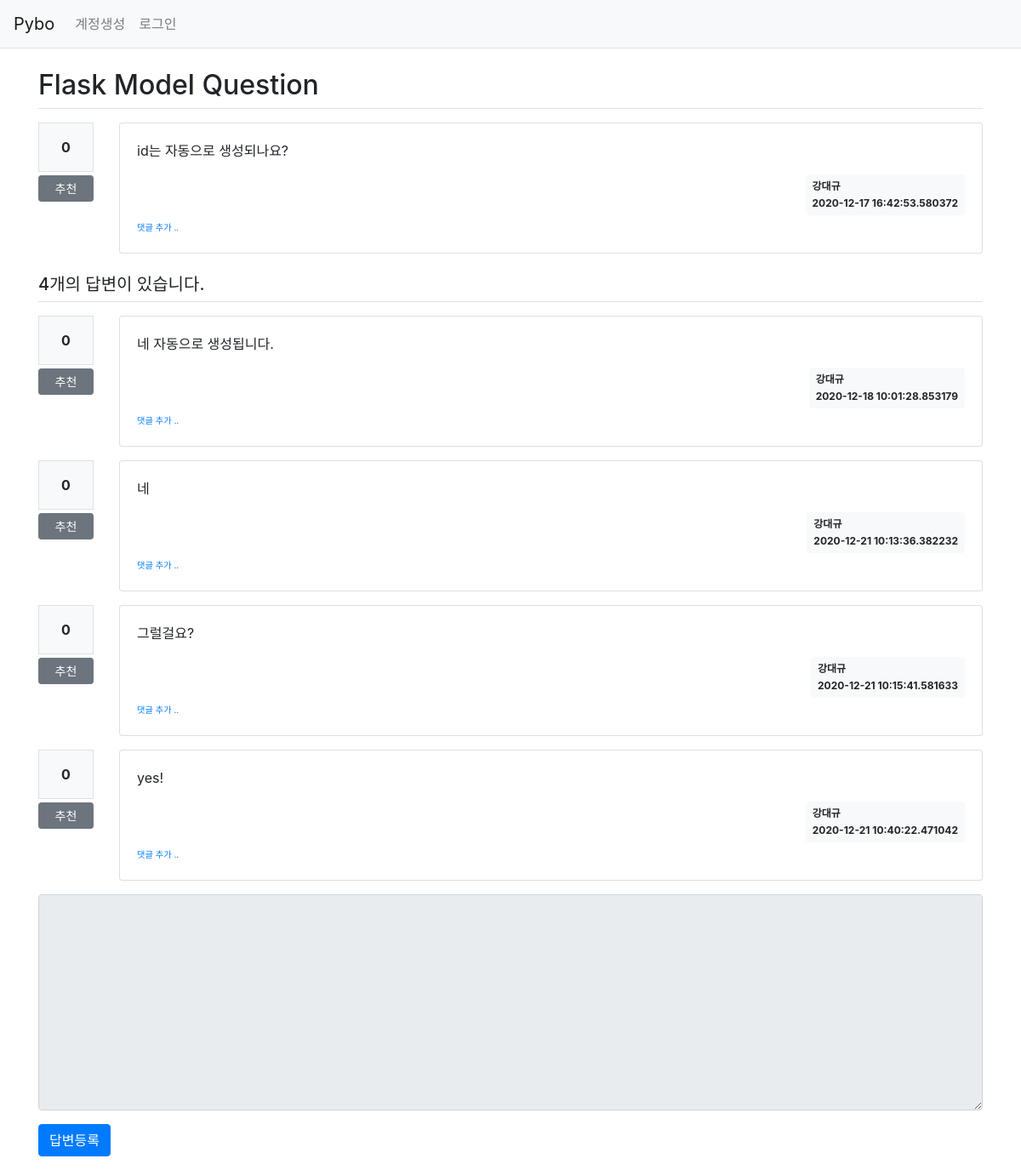
Screenshot of /question/detail/2/ with the database file from the repository.
### pybo/models.py (models this page shows)
class Question(db.Model):
    id = db.Column(db.Integer, primary_key=True)
    subject = db.Column(db.String(200), nullable=False)
    content = db.Column(db.Text(), nullable=False)
    create_date = db.Column(db.DateTime(), nullable=False)
    user_id = db.Column(db.Integer, db.ForeignKey('user.id', ondelete='CASCADE'), nullable=False)
    user = db.relationship('User', backref=db.backref('question_set'))
    modify_date = db.Column(db.DateTime(), nullable=True)
    voter = db.relationship('User', secondary=question_voter, backref=db.backref('question_voter_set'))

class User(db.Model):
    id = db.Column(db.Integer, primary_key=True)
    username = db.Column(db.String(150), unique=True, nullable=False)
    password = db.Column(db.String(200), nullable=False)
    email = db.Column(db.String(120), unique=True, nullable=False)

class Answer(db.Model):
    id = db.Column(db.Integer, primary_key=True)
    question_id = db.Column(db.Integer, db.ForeignKey('question.id', ondelete='CASCADE'))
    question = db.relationship('Question', backref=db.backref('answer_set'))
    content = db.Column(db.Text(), nullable=False)
    create_date = db.Column(db.DateTime(), nullable=False)
    user_id = db.Column(db.Integer, db.ForeignKey('user.id', ondelete='CASCADE'), nullable=False)
    user = db.relationship('User', backref=db.backref('answer_set'))
    modify_date = db.Column(db.DateTime(), nullable=True)
    voter = db.relationship('User', secondary=answer_voter, backref=db.backref('answer_voter_set'))

### pybo/views/question_views.py (the view)
@bp.route('/detail/<int:question_id>/')
def detail(question_id):
    form = AnswerForm()
    question = Question.query.get_or_404(question_id)
    return render_template('question/question_detail.html', question=question, form=form)

### pybo/forms.py
class AnswerForm(FlaskForm):
    content = TextAreaField('내용', validators=[DataRequired('내용은 필수입력 항목입니다.')])

### pybo/views/auth_views.py (called while the page is built)
@bp.before_app_request
def load_logged_in_user():
    user_id = session.get('user_id')
    if user_id is None:
        g.user = None
    else:
        g.user = User.query.get(user_id)

### pybo/templates/question/question_detail.html (shortened to what this page needs)
{% extends 'base.html' %}
{% block content %}
<div class="container my-3">
    <h2 class="border-bottom py-2">{{ question.subject }}</h2>
    <div class="row my-3">
        <div class="col-1">
            <div class="bg-light text-center p-3 border font-weight-bolder mb-1">{{ question.voter|length }}</div>
            <a href="#" data-uri="{{ url_for('vote.question', question_id=question.id) }}"
               class="recommend btn btn-sm btn-secondary btn-block my-1">추천</a>
        </div>
        <div class="col-11">
            <div class="card">
                <div class="card-body">
                    <div class="card-text">{{ question.content|markdown }}</div>
                    <div class="d-flex justify-content-end">
                        <div class="badge badge-light p-2 text-left">
                            <div class="mb-2">{{ question.user.username }}</div>
                            <div>{{ question.create_date }}</div>
                        </div>
                    </div>
                    <div>
                        <a href="{{ url_for('comment.create_question', question_id=question.id) }}"
                           class="small"><small>댓글 추가 ..</small></a>
                    </div>
                </div>
            </div>
        </div>
    </div>
    <h5 class="border-bottom my-3 py-2">{{ question.answer_set|length }}개의 답변이 있습니다.</h5>
    {% for answer in question.answer_set %}
    <div class="row my-3">
        <div class="col-1">
            <div class="bg-light text-center p-3 border font-weight-bolder mb-1">{{ answer.voter|length }}</div>
            <a href="#" data-uri="{{ url_for('vote.answer', answer_id=answer.id) }}"
                class="recommend btn btn-sm btn-secondary btn-block my-1">추천</a>
        </div>
        <div class="col-11">
            <div class="card">
                <div class="card-body">
                    <div class="card-text">{{ answer.content|markdown }}</div>
                    <div class="d-flex justify-content-end">
                        <div class="badge badge-light p-2 text-left">
                            <div class="mb-2">{{ answer.user.username }}</div>
                            <div>{{ answer.create_date }}</div>
                        </div>
                    </div>
                    <div>
                        <a href="{{ url_for('comment.create_answer', answer_id=answer.id) }}"
                           class="small"><small>댓글 추가 ..</small></a>
                    </div>
                </div>
            </div>
        </div>
    </div>
    {% endfor %}
    <form action="{{ url_for('answer.create', question_id=question.id) }}" method="post" class="my-3">
        <div class="form-group">
            <textarea {% if not g.user %}disabled{% endif %}
                    name="content" id="content" class="form-control" rows="10"></textarea>
        </div>
        <input type="submit" value="답변등록" class="btn btn-primary">
    </form>
</div>
{% endblock %}

### rows the page displays
Question: subject "Flask Model Question", content "id는 자동으로 생성되나요?", create_date "2020-12-17 16:42:53.580372"
User: user.username "강대규"
Answer: voter|length "0", content "네 자동으로 생성됩니다.", user.username "강대규", create_date "2020-12-18 10:01:28.853179"
Answer: voter|length "0", content "네", user.username "강대규", create_date "2020-12-21 10:13:36.382232"
Answer: voter|length "0", content "그럴걸요?", user.username "강대규", create_date "2020-12-21 10:15:41.581633"
Answer: voter|length "0", content "yes!", user.username "강대규", create_date "2020-12-21 10:40:22.471042"

### other values shown
{{ question.voter|length }} "0"
{{ question.answer_set|length }} "4"
